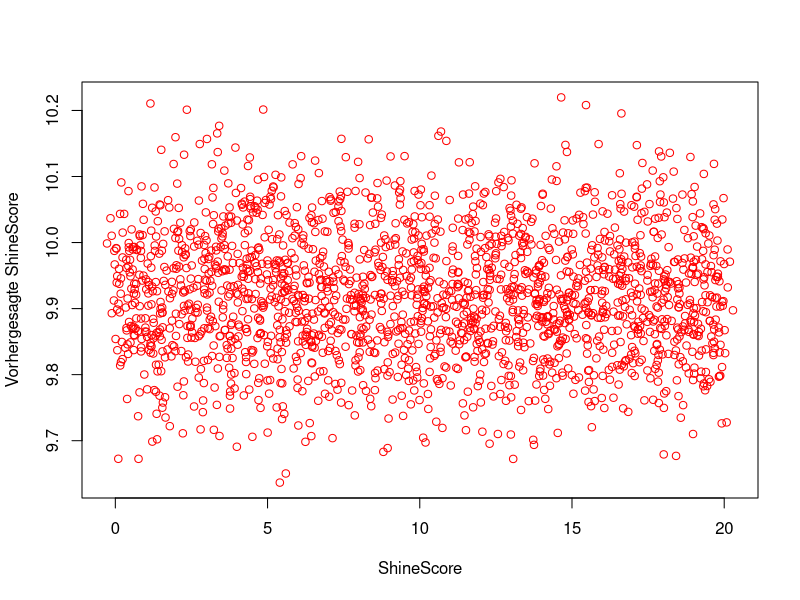

This chart was generated by the following R code:
library(readr)

set.seed(42)
data <- read_csv("data/SmartBuild.csv")

# Daten aufteilen in 80/20 Verteilung
index       <- sample(1:nrow(data),size = (nrow(data)*0.8))
train_data  <- data[index,]
test_data   <- data[-index,]

# Volumen berechnen
train_data$Volumen  <- train_data$Hoehe * train_data$Durchmesser
test_data$Volumen   <- test_data$Hoehe * test_data$Durchmesser

# Model auf Basis Burchmesser trainieren
model <- lm(ShineScore~Durchmesser, train_data)

# Mean bilden + mit Baseline abgleichen
maeTest   <- mean(abs(test_data$ShineScore - predict(model, test_data)))
maeTrain  <- mean(abs(train_data$ShineScore - predict(model, train_data)))

baselineMae <- mean(abs(train_data$ShineScore - mean(train_data$ShineScore)))

#Min. 1st Qu.  Median    Mean 3rd Qu.    Max. 
#-0.4087  4.8313  9.9818  9.9238 14.9275 20.4356 
summary(train_data$ShineScore)


pred_test <- predict(model, test_data)
plot(x=test_data$ShineScore,xlab="ShineScore", y=pred_test, ylab="Vorhergesagte ShineScore", col="red")